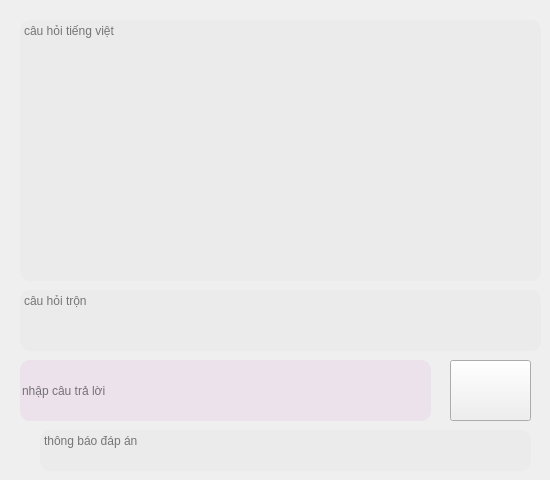
      <widget class="QWidget" name="page_8">
       <widget class="QTextEdit" name="text_en_viet_2">
        <property name="geometry">
         <rect>
          <x>20</x>
          <y>290</y>
          <width>521</width>
          <height>61</height>
         </rect>
        </property>
        <property name="mouseTracking">
         <bool>true</bool>
        </property>
        <property name="styleSheet">
         <string notr="true">border-radius: 10px;
color: black;
background: rgba(231, 231, 231, 0.5);
</string>
        </property>
        <property name="placeholderText">
         <string>câu hỏi trộn</string>
        </property>
       </widget>
       <widget class="QTextEdit" name="text_vi_viet_2">
        <property name="geometry">
         <rect>
          <x>20</x>
          <y>20</y>
          <width>521</width>
          <height>261</height>
         </rect>
        </property>
        <property name="mouseTracking">
         <bool>true</bool>
        </property>
        <property name="styleSheet">
         <string notr="true">border-radius: 10px;
color: black;
background: rgba(231, 231, 231, 0.5);
</string>
        </property>
        <property name="placeholderText">
         <string>câu hỏi tiếng việt</string>
        </property>
       </widget>
       <widget class="QLineEdit" name="tl_viet_2">
        <property name="geometry">
         <rect>
          <x>20</x>
          <y>360</y>
          <width>411</width>
          <height>61</height>
         </rect>
        </property>
        <property name="styleSheet">
         <string notr="true">border-radius: 10px;
color: black;
background: rgba(231, 212, 231, 0.5);
</string>
        </property>
        <property name="text">
         <string/>
        </property>
        <property name="placeholderText">
         <string>nhập câu trả lời</string>
        </property>
       </widget>
       <widget class="QTextEdit" name="tbao_viet_2">
        <property name="geometry">
         <rect>
          <x>40</x>
          <y>430</y>
          <width>491</width>
          <height>41</height>
         </rect>
        </property>
        <property name="mouseTracking">
         <bool>true</bool>
        </property>
        <property name="styleSheet">
         <string notr="true">border-radius: 10px;
color: black;
background: rgba(231, 231, 231, 0.5);
</string>
        </property>
        <property name="placeholderText">
         <string>thông báo đáp án</string>
        </property>
       </widget>
       <widget class="QPushButton" name="pushButton_15">
        <property name="geometry">
         <rect>
          <x>450</x>
          <y>360</y>
          <width>81</width>
          <height>61</height>
         </rect>
        </property>
        <property name="styleSheet">
         <string notr="true">

QPushButton:hover {
    background-color: rgb(170, 255, 0);
}</string>
        </property>
        <property name="text">
         <string/>
        </property>
        <property name="icon">
         <iconset resource="anh/GHI.qrc">
          <normaloff>:/newPrefix/ghiam.png</normaloff>:/newPrefix/ghiam.png</iconset>
        </property>
        <property name="iconSize">
         <size>
          <width>50</width>
          <height>50</height>
         </size>
        </property>
       </widget>
      </widget>
